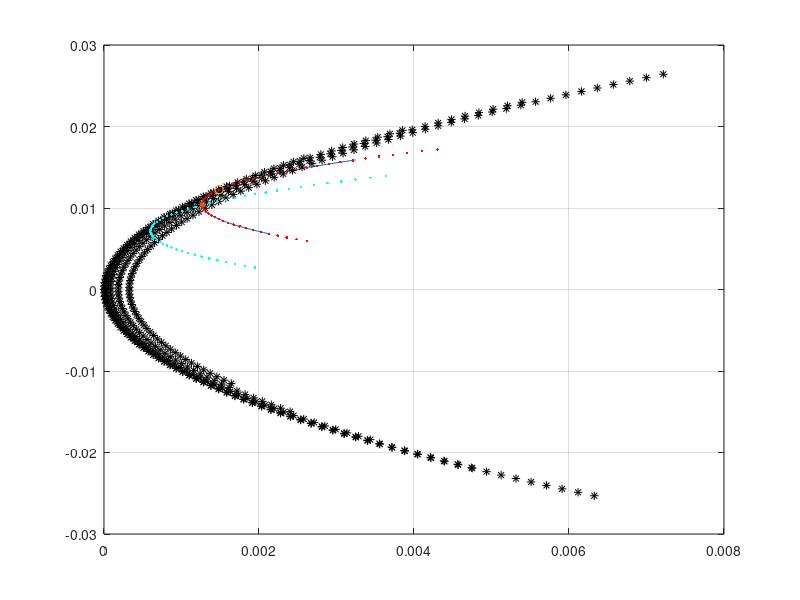

This figure's MATLAB source: (Note: this script raises an error after producing the figure.)
clear all
clc
clear all
clc
gamma=12;
S=[0.02778 0.00387 0.00021;
    0.00387 0.01112 -0.00020;
    0.00021 -0.00020 0.0015];
mu=[0.03; 0.01; 0.01];
Sinv=inv(S);
R=Sinv-Sinv*ones(3,1)*ones(1,3)*Sinv/(ones(1,3)*Sinv*ones(3,1));
wg=(1/(ones(3,1)'*Sinv*ones(3,1)))*Sinv*ones(3,1);
wg1=Sinv*ones(3,1);
wt=(1/(ones(3,1)'*Sinv*mu))*Sinv*mu;
wt1=Sinv*mu;
wh=R*mu;
wopt=(1/gamma)*Sinv*mu;
T=1;
Q=1;
for t=0:0.005:0.02
    for v=-3:0.05:1.5
        wp=(1/gamma)*(t*wg1+v*wt1);
        mu_p=wp'*mu;
        sig_p=sqrt(wp'*S*wp);
        data2(Q,:)=[sig_p^2 mu_p];
        Q=Q+1;
    end
end
for alpha=-2:0.1:3
    we=alpha*wg+(1-alpha)*wt;
    ws=wg+alpha*0.15*wh;
    ws1=(1/gamma)*(mu'*wg/(wg'*S*wg))*wg+alpha*0.15*wh;
    mu_e=we'*mu;
    sig_e=sqrt(we'*S*we);
    mu_s=ws'*mu;
    sig_s=sqrt(ws'*S*ws);
    mu_s1=ws1'*mu;
    sig_s1=sqrt(ws1'*S*ws1);
    data(T,:)=[sig_e^2 mu_e sig_s^2 mu_s sig_s1^2 mu_s1];
    T=T+1;
end
data
plot(data(:,1),data(:,2))
hold on
plot(data2(:,1),data2(:,2),'k*')
hold on
plot(data(:,3),data(:,4),'r.')
hold on
plot(data(:,5),data(:,6),'c.')
hold on
grid on
plot(sqrt(wg'*S*wg)^2,wg'*mu,'*')
plot(sqrt(wt'*S*wt)^2,wt'*mu,'o')
plot(sqrt(wh'*S*wh)^2,wh'*mu,'sq')
plot(sqrt(wopt'*S*wopt)^2,wopt'*mu,'r*')
plot(0,0,'^')








